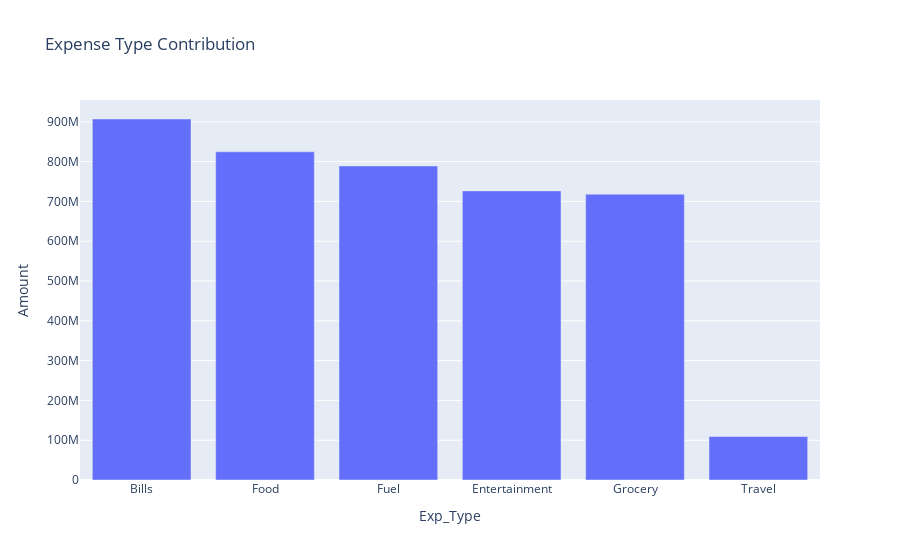

The notebook cell saved with this chart:
### Code cell
exp_contrib = (
 df.groupby("Exp_Type", as_index=False)["Amount"].sum()
  .sort_values("Amount", ascending=False))
px.bar(exp_contrib, x="Exp_Type", y="Amount", title="Expense Type Contribution")

### Figure 1 — Plotly figure (JSON) as saved in the notebook; plotly's stock layout.template omitted (floating-point values rounded to 4 significant figures)
{"data": [{"hovertemplate": "Exp_Type=%{x}<br>Amount=%{y}<extra></extra>", "legendgroup": "", "marker": {"color": "#636efa", "pattern": {"shape": ""}}, "name": "", "orientation": "v", "showlegend": false, "textposition": "auto", "type": "bar", "x": ["Bills", "Food", "Fuel", "Entertainment", "Grocery", "Travel"], "xaxis": "x", "y": [907072473, 824724009, 789135821, 726437536, 718207923, 109255611], "yaxis": "y"}], "layout": {"barmode": "relative", "legend": {"tracegroupgap": 0}, "title": {"text": "Expense Type Contribution"}, "xaxis": {"anchor": "y", "domain": [0, 1], "title": {"text": "Exp_Type"}}, "yaxis": {"anchor": "x", "domain": [0, 1], "title": {"text": "Amount"}}}}
